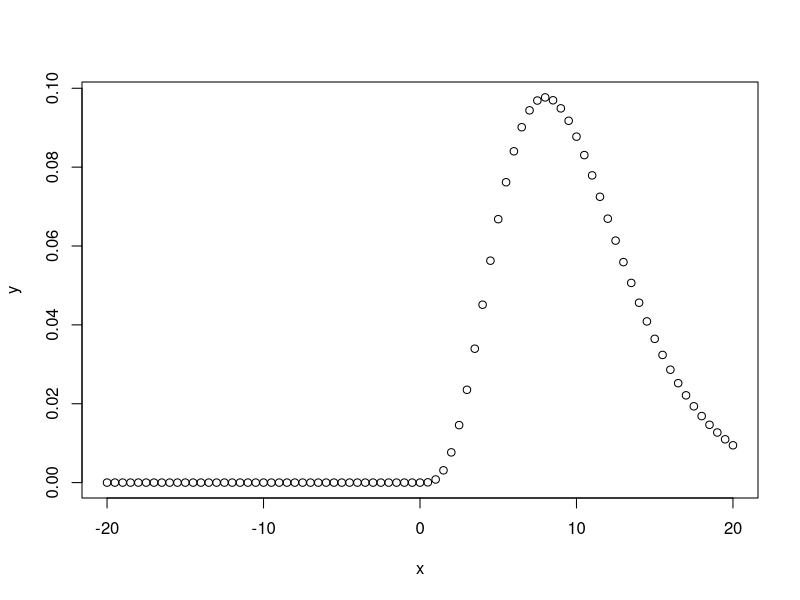
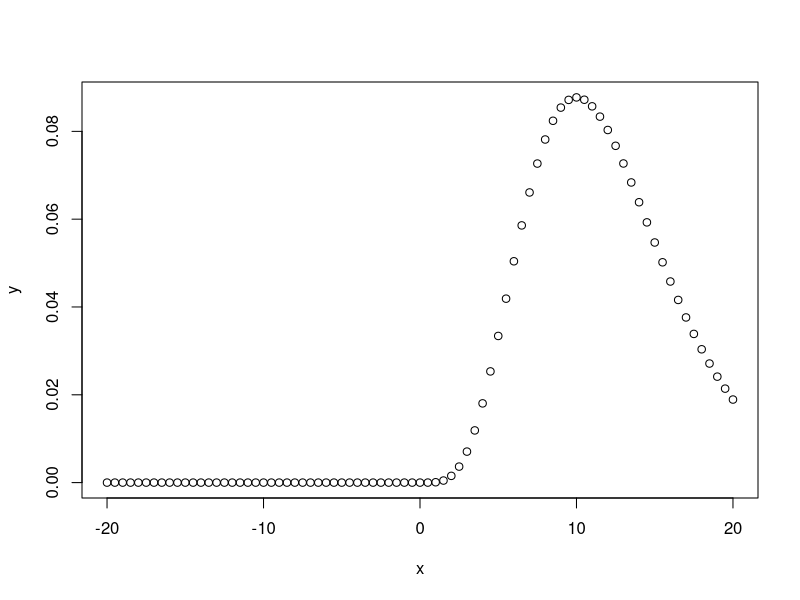

Generate these figures, in order, with R:
## ---- chunk 1
knitr::opts_chunk$set(echo = TRUE)
## ---- chunk 2
x <- seq(-20,20,by=.5)
y <- dchisq(x,df=10)
plot(x,y)
## ---- chunk 3
y <- dchisq(x,df=12)
 plot(x,y)
## ---- chunk 4
pchisq(2,df=10)
#[1] 0.003659847
pchisq(3,df=10)
#[1] 0.01857594
1-pchisq(3,df=10)
#[1] 0.981424
pchisq(3,df=20)
#[1] 4.097501e-06
x = c(2,4,5,6)
pchisq(x,df=20)
#[1] 1.114255e-07 4.649808e-05 2.773521e-04 1.102488e-03
## ---- chunk 5
qchisq(0.05,df=10)
# [1] 3.940299
qchisq(0.95,df=10)
# [1] 18.30704
qchisq(0.05,df=20)
#[1] 10.85081
qchisq(0.95,df=20)
#[1] 31.41043
 v <- c(0.005,.025,.05)
 qchisq(v,df=253)
#[1] 198.8161 210.8355 217.1713

 qchisq(v,df=25)
#[1] 10.51965 13.11972 14.61141
